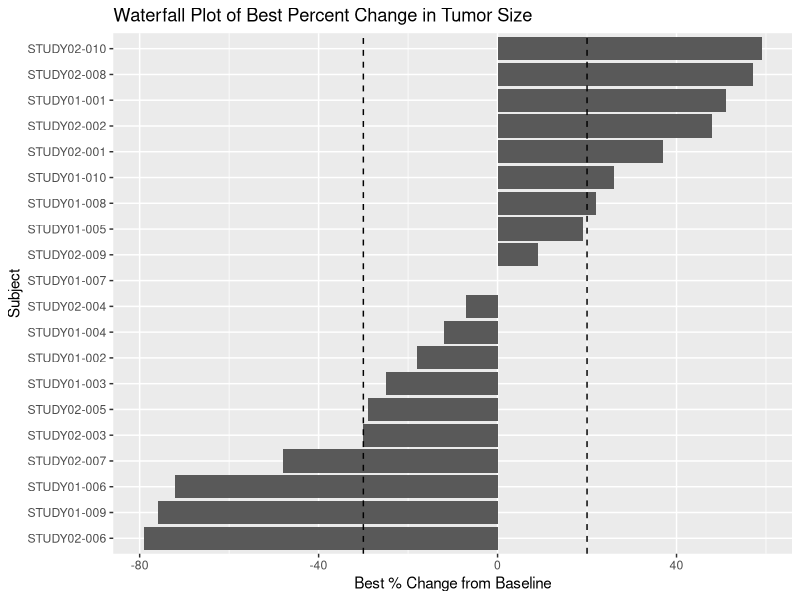

Reproduce this figure in R.
library(dplyr)
library(readr)
library(ggplot2)

adsl <- read_csv("data/derived/adsl.csv", show_col_types = FALSE)

dir.create("output/figures", recursive = TRUE, showWarnings = FALSE)

set.seed(999)

waterfall <- adsl %>%
  transmute(
    STUDYID,
    USUBJID,
    TRTA,
    CHG = case_when(
      TRTA == "DrugA"   ~ sample(-85:35, n(), replace = TRUE),
      TRTA == "Placebo" ~ sample(-30:60, n(), replace = TRUE),
      TRUE ~ sample(-50:50, n(), replace = TRUE)
    )
  ) %>%
  arrange(CHG) %>%
  mutate(SUBJ_ORDER = row_number())

write_csv(waterfall, "data/derived/adrs_waterfall.csv")

p <- ggplot(waterfall, aes(x = reorder(USUBJID, CHG), y = CHG)) +
  geom_col() +
  geom_hline(yintercept = -30, linetype = "dashed") +
  geom_hline(yintercept = 20, linetype = "dashed") +
  coord_flip() +
  labs(
    title = "Waterfall Plot of Best Percent Change in Tumor Size",
    x = "Subject",
    y = "Best % Change from Baseline"
  )

ggsave(
  filename = "output/figures/waterfall_plot.png",
  plot = p,
  width = 8,
  height = 10
)

message("Waterfall plot created: output/figures/waterfall_plot.png")
message("Waterfall dataset created: data/derived/adrs_waterfall.csv")
